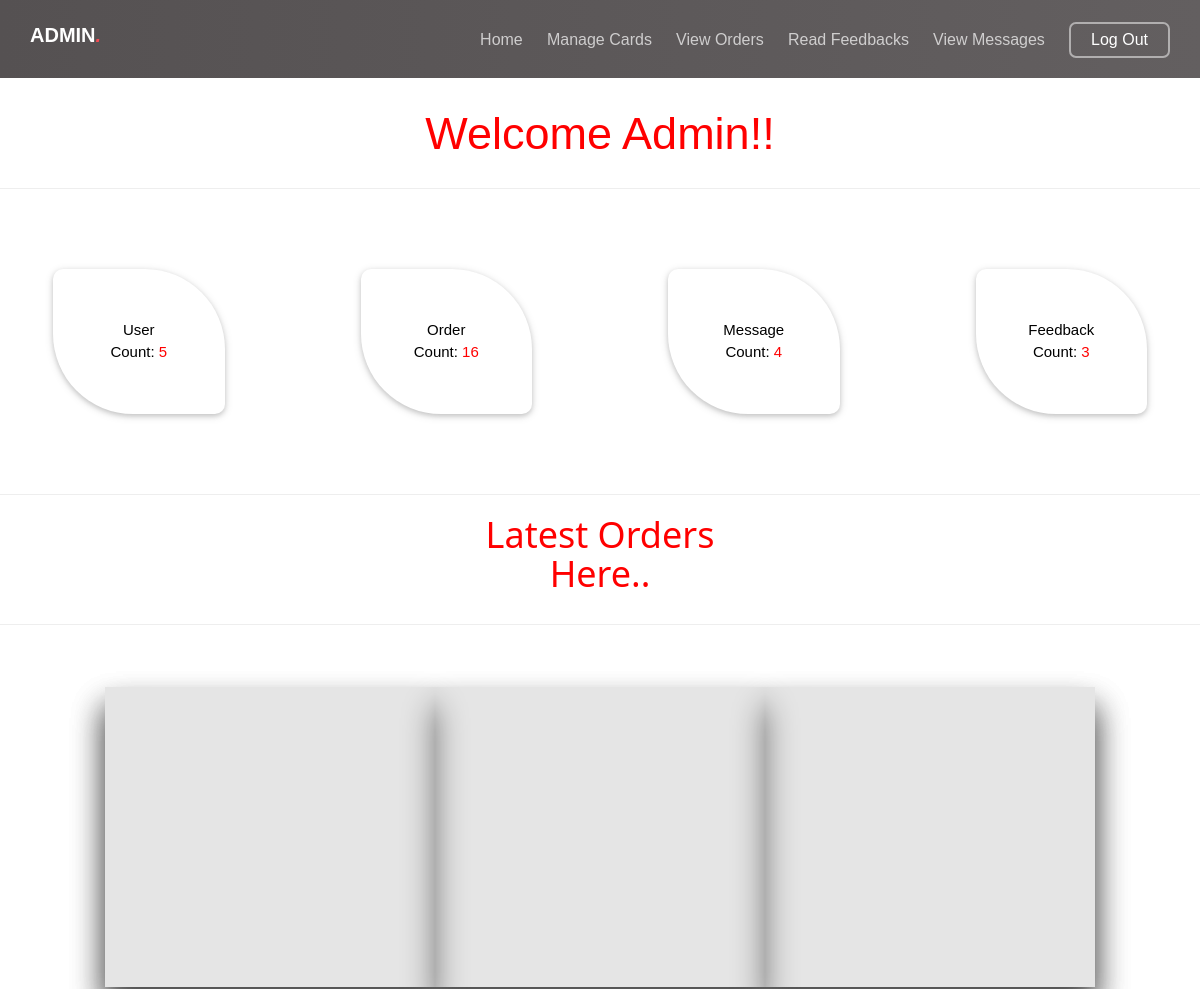
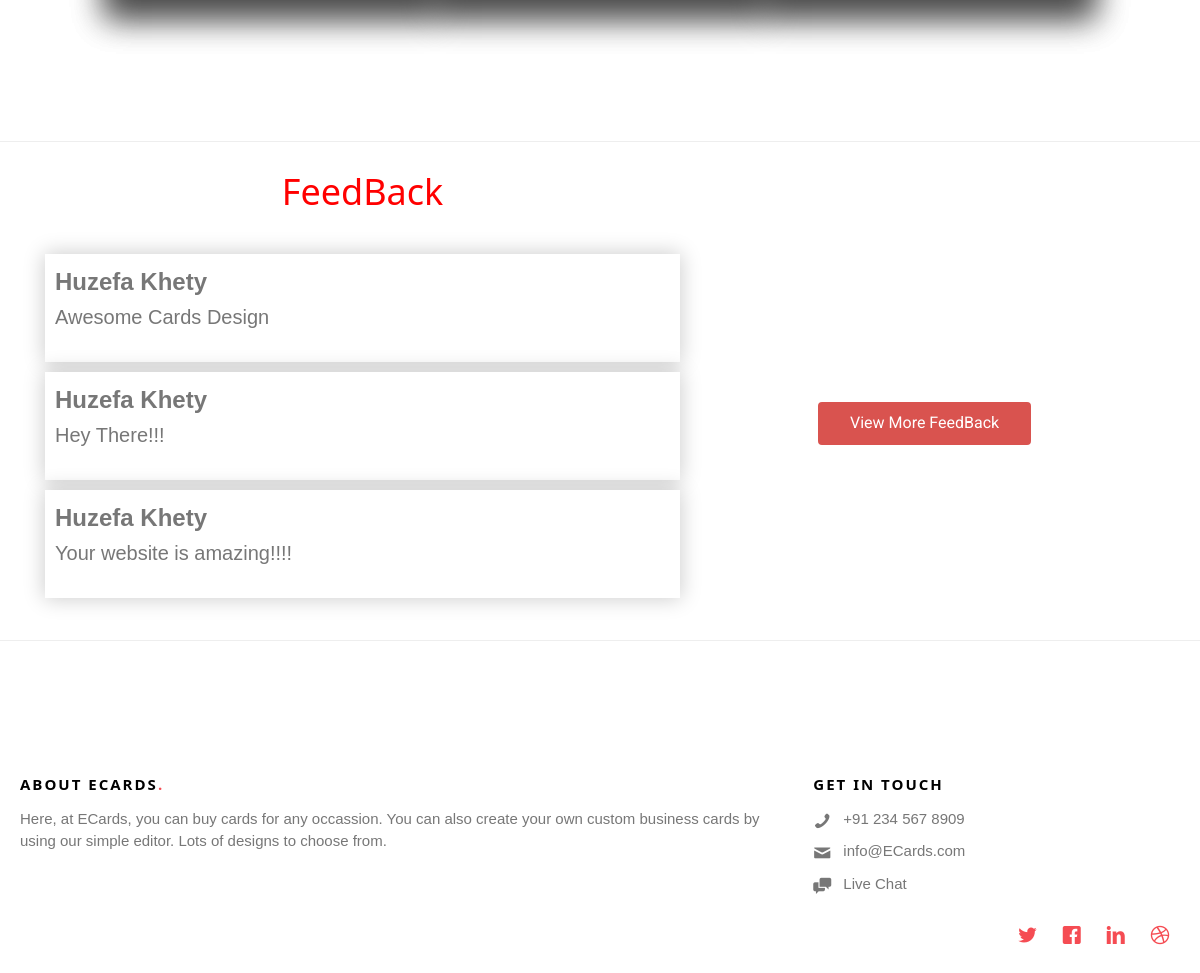
Page /Admin/index2.php (signed in) on the committed database (2 pictures, top to bottom).
### tables this page shows
CREATE TABLE `all_orders` (
  `order_id` int(100) NOT NULL,
  `product_id` int(100) DEFAULT NULL,
  `id` int(100) DEFAULT NULL,
  `email` varchar(255) DEFAULT NULL,
  `Address` text,
  `quantity` int(100) DEFAULT NULL,
  `price` double DEFAULT NULL,
  `card_image` varchar(255) DEFAULT NULL,
  `pin_code` int(100) DEFAULT NULL,
  `user_name` varchar(255) DEFAULT NULL,
  `contact` varchar(255) DEFAULT NULL,
  `status` varchar(255) NOT NULL
);

CREATE TABLE `user_login` (
  `id` int(200) NOT NULL,
  `password` varchar(255) NOT NULL,
  `name` varchar(255) NOT NULL,
  `email` varchar(255) NOT NULL
);

CREATE TABLE `feedback` (
  `feedback_id` int(11) NOT NULL,
  `user_id` varchar(255) NOT NULL,
  `review` varchar(255) NOT NULL
);

### Admin/index2.php (the view, shortened to what this page needs)
<?php
	include("nav.php");
	include("../config/config.php");
	$userCount = "select * from user_login";
	$orderCount = "select * from all_orders";
	$messageCount = "select * from message";
	$feedbackCount = "select * from feedback";
	$userRes = mysqli_query($con, $userCount);
	$orderRes = mysqli_query($con, $orderCount);
	$messageRes = mysqli_query($con, $messageCount);
	$feedbackRes = mysqli_query($con, $feedbackCount);
	$userRow = mysqli_num_rows($userRes);
	$orderRow = mysqli_num_rows($orderRes);
	$messageRow = mysqli_num_rows($messageRes);
	$feedbackRow = mysqli_num_rows($feedbackRes);
?>
	<div class="row" style="margin-top:100px;">
		<center><span style="color:red; font-size: 3em">Welcome Admin!!</span></center>
		<hr>
		<div class="col-md-3" style="padding: 40px;">
			<div class='row'>
				<div class="w3-panel w3-white w3-card w3-display-container custom-style" style="text-align: center">
					<span>User Count: </span>
					<span style="color: red"><?php echo $userRow ?></span>
				</div>
			</div>
		</div>
		<div class="col-md-3" style="padding: 40px;">
			<div class='row'>
				<div class="w3-panel w3-white w3-card w3-display-container custom-style" style="text-align: center">
					<span>Order Count: </span>
					<span style="color: red"><?php echo $orderRow ?></span>
				</div>
			</div>
		</div>
		<div class="col-md-3" style="padding: 40px">
			<div class='row'>
				<div class="w3-panel w3-white w3-card w3-display-container custom-style" style="text-align: center">
					<span>Message Count: </span>
					<span style="color: red"><?php echo $messageRow ?></span>
				</div>
			</div>
		</div>
		<div class="col-md-3" style="padding: 40px;">
			<div class='row'>
				<div class="w3-panel w3-white w3-card w3-display-container custom-style" style="text-align: center">
					<span>Feedback Count: </span>
					<span style="color: red"><?php echo $feedbackRow ?></span>
				</div>
			</div>
		</div>
	</div>
	<div class="row">
		<hr><center><h1 style="color: red;">Latest Orders Here..</h1></center>
	</div>
	<hr><br>
    <div class="accordion">
      <?php
		$record = mysqli_query($con,"select order_id, a.id, card_image, u.name, quantity, price from all_orders as a, user_login as u where u.id=a.id order by order_id desc limit 3");
		while($row2 = mysqli_fetch_array($record)){
		?>
        <div class="box" style="background-image: url('../../UploadedImages/<?php echo $row2['card_image']; ?>');">
        </div>
        <?php }  ?>
    </div>
   <br><hr>
<div class="container">
	<div class="col-md-7">
		<center><h1 style="color: red">FeedBack</h1></center><br>
			<?php
				$res = mysqli_query($con, "select u.name,u.id,review,feedback_id from user_login as u, feedback as f where u.id=user_id order by feedback_id desc limit 3");
				while($row = mysqli_fetch_array($res)){
			?>
			<div class="feedback">
				<p class="feedback-head"><b><?php echo $row['name']; ?></b></p>
				<p class="feedback-text"><?php echo $row['review']; ?></p>
			</div>
			<?php } ?>
		</div>
		<div class="col-md-5">
			<a href="feedback.php" style="margin-top:54%; margin-left:108px" class="btn btn-danger">View More FeedBack</a>
		</div>
</div>
<br><hr>
<?php
	include("footer.php");
?>

### Admin/css/style.css (style rules this page uses)
body { font-family: "Roboto", Arial, sans-serif; font-weight: 300; font-size: 16px; line-height: 1.7; color: #777; background: #ececec; }
a { color: #f54c53; -webkit-transition: 0.5s; -o-transition: 0.5s; transition: 0.5s; }
p { margin-bottom: 20px; }
h1, h2, h3, h4, h5, h6, figure { color: #000; font-family: "Roboto", Arial, sans-serif; font-weight: 400; margin: 0 0 20px 0; }
.btn { margin-right: 4px; margin-bottom: 4px; font-family: "Roboto", Arial, sans-serif; font-size: 16px; font-weight: 400; -webkit-border-radius: 4px; -moz-border-radius: 4px; -ms-border-radius: 4px; border-radius: 4px; -webkit-transition: 0.5s; -o-transition: 0.5s; transition: 0.5s; padding: 8px 30px; }
.btn-danger { background: #d9534f; color: #fff; border: 2px solid #d9534f; }
.feedback { box-shadow: 0px 0px 20px 1px rgba(0,0,0,0.2); padding: 10px; margin-top: 10px; background-color: #fff; }
.feedback-head { font-size: 24px; margin-bottom: 2px; }
.feedback-text { font-size: 20px; text-align: justify; }

### Admin/css/admin_slider.css (style rules this page uses)
html { height: 100vh; }
body { padding: 0; margin: 0; font-family: 'Fjalla One', sans-serif; background: linear-gradient( #fff, #fefefe, #eaeaea); }
.accordion { max-width: 990px; background: rgba(0, 0, 0, 0.10); height: 300px; margin: 20px auto; display: flex; box-shadow: 0px 20px 30px rgba(0, 0, 0, 0.47); flex-direction: row; cursor: pointer; margin-bottom: 100px; }
.box { position: relative; height: 100%; flex: 1; background-position: left; background-size: cover; transition: .7s; box-shadow: 0px 20px 30px rgba(0, 0, 0, 0.47); }
p { font-weight: normal; font-family: 'Exo 2', sans-serif; }
h1 { width: 250px; text-align: center; margin: 100px auto 20px auto; }

### Admin/css/w3.css (style rules this page uses)
html { box-sizing:border-box }
*,*:before,*:after { box-sizing:inherit }
html { -ms-text-size-adjust:100%;-webkit-text-size-adjust:100% }
body { margin:0 }
a { background-color:transparent;-webkit-text-decoration-skip:objects }
hr { box-sizing:content-box;height:0;overflow:visible }
html,body { font-family:Verdana,sans-serif;font-size:15px;line-height:1.5 }
html { overflow-x:hidden }
h1 { font-size:36px }
h1,h2,h3,h4,h5,h6 { font-family:"Segoe UI",Arial,sans-serif;font-weight:400;margin:10px 0 }
hr { border:0;border-top:1px solid #eee;margin:20px 0 }
a { color:inherit }
.w3-tooltip,.w3-display-container { position:relative }
.w3-container:after,.w3-container:before,.w3-panel:after,.w3-panel:before,.w3-row:after,.w3-row:before,.w3-row-padding:after,.w3-row-padding:before, .w3-cell-row:before,.w3-cell-row:after,.w3-clear:after,.w3-clear:before,.w3-bar:before,.w3-bar:after { content:"";display:table;clear:both }
.w3-container,.w3-panel { padding:0.01em 16px }
.w3-panel { margin-top:16px;margin-bottom:16px }
.w3-card,.w3-card-2 { box-shadow:0 2px 5px 0 rgba(0,0,0,0.16),0 2px 10px 0 rgba(0,0,0,0.12) }
.w3-white,.w3-hover-white:hover { color:#000!important;background-color:#fff!important }

### Admin/nav.php (style rules this page uses)
.custom-style { padding: 50px; margin-left: 43px; margin-right: 43px; margin-top: 20px; margin-bottom: 20px; border-bottom-left-radius: 80px; border-top-right-radius: 80px; border-bottom-right-radius: 10px; border-top-left-radius: 10px; }

### rows in the picture
user_login: name "Huzefa Khety", feedback.review "Awesome Cards Design", feedback.review "Hey There!!!", feedback.review "Your website is amazing!!!!"

### other values in the picture
$userRow "5"
$orderRow "16"
$messageRow "4"
$feedbackRow "3"
